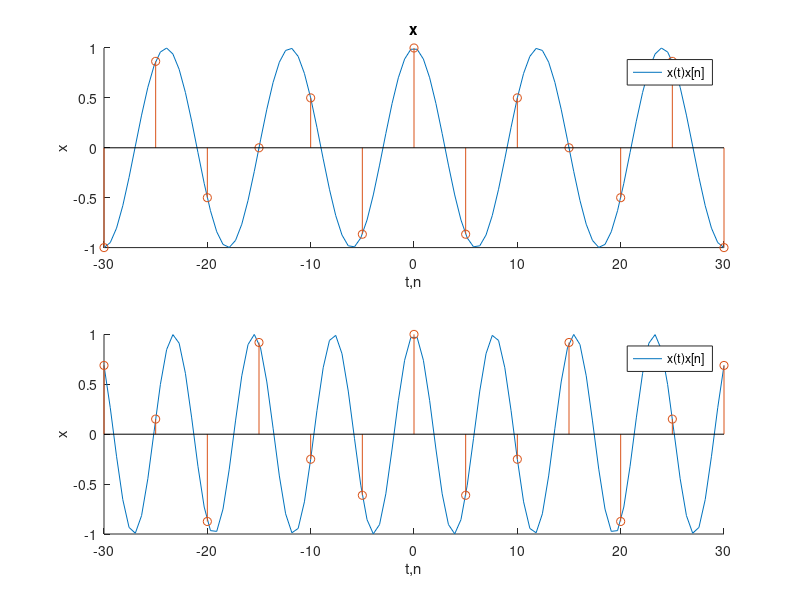

Recreate this plot in MATLAB.
clear all;close all;clc;
tStart=-30;
tEnd=30;
w=[pi/6, 8*pi/31];
t=linspace(tStart,tEnd,100);%CT variable
T=5;
k=(tStart/T):(tEnd/T);
n=k*T;%DT variable
figure;
title('Ex 01 : B');
hold on;
for idx=1:2
 x_t=cos(w(idx)*t);
 x_n=cos(w(idx)*n);

 subplot(2,1,idx);
 hold on;
 plot(t,x_t);%Plot the CT
 stem(n,x_n);%Plot the DT
 xlabel('t,n');
 ylabel('x');
 legend(["x(t)","x[n]"]);
 labels=["x = cos(2 \pi t /12)","x = cos(8 \pi n /31)"];title(labels(idx));
end
